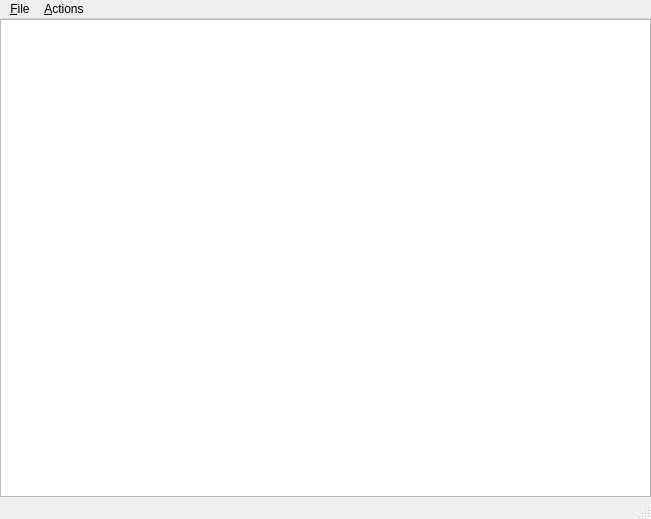
<?xml version="1.0" encoding="UTF-8"?>
<ui version="4.0">
 <class>MainWindow</class>
 <widget class="QMainWindow" name="MainWindow">
  <property name="geometry">
   <rect>
    <x>0</x>
    <y>0</y>
    <width>651</width>
    <height>519</height>
   </rect>
  </property>
  <property name="windowTitle">
   <string>Editable Tree Model</string>
  </property>
  <widget class="QWidget" name="centralwidget">
   <layout class="QVBoxLayout">
    <property name="spacing">
     <number>0</number>
    </property>
    <property name="leftMargin">
     <number>0</number>
    </property>
    <property name="topMargin">
     <number>0</number>
    </property>
    <property name="rightMargin">
     <number>0</number>
    </property>
    <property name="bottomMargin">
     <number>0</number>
    </property>
    <item>
     <widget class="QTreeView" name="view">
      <property name="alternatingRowColors">
       <bool>true</bool>
      </property>
      <property name="selectionBehavior">
       <enum>QAbstractItemView::SelectItems</enum>
      </property>
      <property name="horizontalScrollMode">
       <enum>QAbstractItemView::ScrollPerPixel</enum>
      </property>
      <property name="animated">
       <bool>false</bool>
      </property>
      <property name="allColumnsShowFocus">
       <bool>true</bool>
      </property>
     </widget>
    </item>
   </layout>
  </widget>
  <widget class="QMenuBar" name="menubar">
   <property name="geometry">
    <rect>
     <x>0</x>
     <y>0</y>
     <width>651</width>
     <height>21</height>
    </rect>
   </property>
   <widget class="QMenu" name="fileMenu">
    <property name="title">
     <string>&amp;File</string>
    </property>
    <addaction name="exitAction"/>
   </widget>
   <widget class="QMenu" name="actionsMenu">
    <property name="title">
     <string>&amp;Actions</string>
    </property>
    <addaction name="insertRowAction"/>
    <addaction name="insertColumnAction"/>
    <addaction name="separator"/>
    <addaction name="removeRowAction"/>
    <addaction name="removeColumnAction"/>
    <addaction name="separator"/>
    <addaction name="insertChildAction"/>
   </widget>
   <addaction name="fileMenu"/>
   <addaction name="actionsMenu"/>
  </widget>
  <widget class="QStatusBar" name="statusbar"/>
  <action name="exitAction">
   <property name="text">
    <string>E&amp;xit</string>
   </property>
   <property name="shortcut">
    <string>Ctrl+Q</string>
   </property>
  </action>
  <action name="insertRowAction">
   <property name="text">
    <string>Insert Row</string>
   </property>
   <property name="shortcut">
    <string>Ctrl+I, R</string>
   </property>
  </action>
  <action name="removeRowAction">
   <property name="text">
    <string>Remove Row</string>
   </property>
   <property name="shortcut">
    <string>Ctrl+R, R</string>
   </property>
  </action>
  <action name="insertColumnAction">
   <property name="text">
    <string>Insert Column</string>
   </property>
   <property name="shortcut">
    <string>Ctrl+I, C</string>
   </property>
  </action>
  <action name="removeColumnAction">
   <property name="text">
    <string>Remove Column</string>
   </property>
   <property name="shortcut">
    <string>Ctrl+R, C</string>
   </property>
  </action>
  <action name="insertChildAction">
   <property name="text">
    <string>Insert Child</string>
   </property>
   <property name="shortcut">
    <string>Ctrl+N</string>
   </property>
  </action>
 </widget>
 <resources/>
 <connections/>
</ui>
